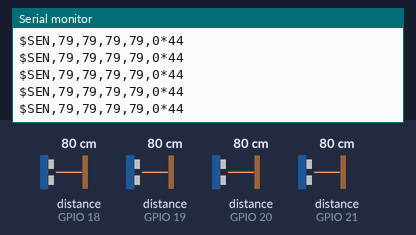
Simulated run of this sketch. Board: ESP32-S2. Shown: the last lines printed to the serial monitor. Wiring (from diagram.json): 4 × ultrasonic range finder: trigger GPIO 1, echo GPIO 19 / trigger GPIO 2, echo GPIO 20 / trigger GPIO 3, echo GPIO 21 / trigger GPIO 0, echo GPIO 18. The inputs (shaded band) are chosen by the test bench; at power-on: distance to the obstacle (sensors on GPIO 18, GPIO 19, GPIO 20, GPIO 21) 80 cm. The echo pulse lasts 58.3 µs per cm.

Above: at 1.2 s.
1.3 s: distance to the obstacle (sensor on GPIO 18) set to 2 cm
At 2.2 s:
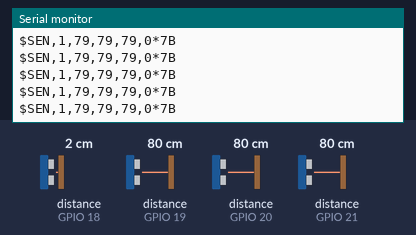
3.2 s: distance to the obstacle (sensor on GPIO 19) set to 9 cm
At 3.8 s:
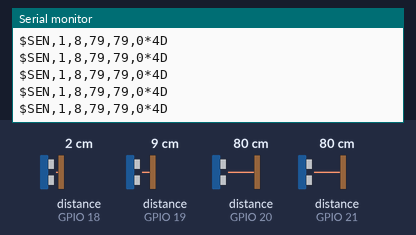
5.1 s: distance to the obstacle (sensor on GPIO 20) set to 60 cm
At 5.8 s:
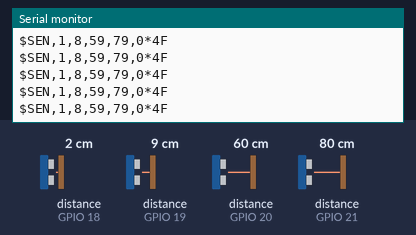
7.0 s: distance to the obstacle (sensor on GPIO 21) set to 299 cm
At 8.0 s:
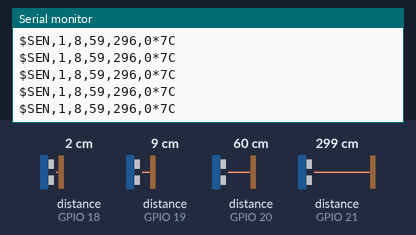
8.5 s: distance to the obstacle (sensor on GPIO 18) set to 4 cm
At 9.1 s:
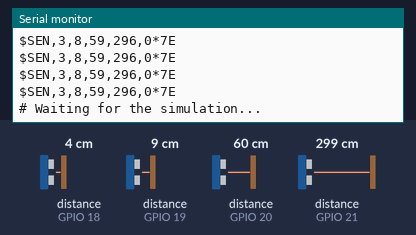
10.4 s: distance to the obstacle (sensor on GPIO 19) set to 60 cm
At 10.9 s:
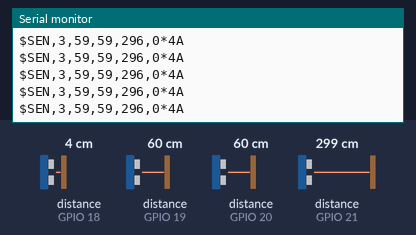

Measured:
- after the input at 1.3 s, the serial monitor: prints a new line at once (image 1)
- after the input at 3.2 s, the serial monitor: prints a new line at once (image 2)
- after the input at 5.1 s, the serial monitor: prints a new line at once (image 3)
- after the input at 7.0 s, the serial monitor: prints a new line at once (image 4)
- after the input at 8.5 s, the serial monitor: prints a new line at once (image 5)
- after the input at 10.4 s, the serial monitor: prints a new line after 0.05 s (image 6)

The sketch:

firmware.ino
```cpp
// ESP32-S2 firmware for the SelfDrive demo. Uses the wiring from the Wokwi circuit in diagram.json.
//
// Sends the four ultrasonic distances to the simulation and receives its commands. The circuit has
// no outputs, so the board reports what it would do through the serial monitor (lines starting #).

const int sensorHR1T = 0;  // Front (ultrasonic4)
const int sensorHR2T = 1;  // Rear (ultrasonic1)
const int sensorHR3T = 2;  // Left (ultrasonic2)
const int sensorHR4T = 3;  // Right (ultrasonic3)

const int sensorHR1E = 18;
const int sensorHR2E = 19;
const int sensorHR3E = 20;
const int sensorHR4E = 21;

const unsigned long ECHO_TIMEOUT_US = 25000;
const int NO_ECHO_CM = 400;
const unsigned long WATCHDOG_MS = 500;
const unsigned long NOTE_PERIOD_MS = 1000;

const char* const STATE_NAMES[] = {"CRUISE", "SLOW", "STOP", "ESTOP", "FAILSAFE"};
const char* const MANEUVER_NAMES[] = {"LANE KEEP", "LANE CHANGE", "OVERTAKE", "GO AROUND", "SWERVE",
                                      "TURN", "U-TURN", "REVERSE", "PULL OVER"};
const char* const CLASS_NAMES[] = {"person", "animal", "vehicle", "traffic_control", "tree", "building", "obstruction"};

int distances[4] = {NO_ECHO_CM, NO_ECHO_CM, NO_ECHO_CM, NO_ECHO_CM};
char line[80];
size_t lineLength = 0;

unsigned long lastCommandMs = 0;
unsigned long lastNoteMs = 0;
bool everCommanded = false;
bool watchdogTripped = false;

int steerDegrees = 0, throttlePct = 0, brakePct = 0, driveState = 0, maneuver = 0;
unsigned long classMask = 0;
int nearestClass = -1, nearestDm = 0;

byte checksumOf(const char* text, size_t length) {
  byte sum = 0;
  for (size_t i = 0; i < length; i++) sum ^= (byte)text[i];
  return sum;
}

void sendFramed(const char* body) {
  char tail[6];
  snprintf(tail, sizeof(tail), "*%02X", checksumOf(body, strlen(body)));
  Serial.print('$');
  Serial.print(body);
  Serial.println(tail);
}

// One sensor at a time, because firing all four together lets them hear each other's echoes.
int readDistance(int trigger, int echo) {
  digitalWrite(trigger, LOW);
  delayMicroseconds(2);
  digitalWrite(trigger, HIGH);
  delayMicroseconds(10);
  digitalWrite(trigger, LOW);
  const long totaltime = pulseIn(echo, HIGH, ECHO_TIMEOUT_US);
  if (totaltime == 0) return NO_ECHO_CM;
  return (int)(totaltime * 0.034 / 2);
}

void handleBody(char* body) {
  if (strncmp(body, "CMD,", 4) == 0) {
    unsigned long seq = 0;
    if (sscanf(body + 4, "%lu,%d,%d,%d,%d,%d", &seq, &steerDegrees, &throttlePct, &brakePct, &driveState, &maneuver) != 6) return;
    lastCommandMs = millis();
    everCommanded = true;
    if (watchdogTripped) {
      watchdogTripped = false;
      Serial.println(F("# Link back: commands resumed"));
    }
    char ack[20];
    snprintf(ack, sizeof(ack), "ACK,%lu", seq);
    sendFramed(ack);
  } else if (strncmp(body, "DET,", 4) == 0) {
    unsigned long seq = 0;
    sscanf(body + 4, "%lu,%lu,%d,%d", &seq, &classMask, &nearestClass, &nearestDm);
  }
}

void handleLine() {
  line[lineLength] = '\0';
  const char* star = strrchr(line, '*');
  if (line[0] != '$' || star == nullptr) return;
  const size_t bodyLength = star - line - 1;
  if (strtol(star + 1, nullptr, 16) != checksumOf(line + 1, bodyLength)) {
    Serial.println(F("# Dropped a damaged line"));
    return;
  }
  line[bodyLength + 1] = '\0';
  handleBody(line + 1);
}

void readSerial() {
  while (Serial.available()) {
    const char c = Serial.read();
    if (c == '\n') {
      handleLine();
      lineLength = 0;
    } else if (c != '\r' && lineLength < sizeof(line) - 1) {
      line[lineLength++] = c;
    }
  }
}

void printNote() {
  if (!everCommanded) {
    Serial.println(F("# Waiting for the simulation..."));
    return;
  }
  char note[110];
  const bool validState = driveState >= 0 && driveState < 5;
  const bool validManeuver = maneuver >= 0 && maneuver < 9;
  snprintf(note, sizeof(note), "# %s | %s | steer %+d deg | throttle %d%% | brake %d%%",
           validState ? STATE_NAMES[driveState] : "?", validManeuver ? MANEUVER_NAMES[maneuver] : "?",
           steerDegrees, throttlePct, brakePct);
  Serial.println(note);
  if (nearestClass >= 0 && nearestClass < 7) {
    snprintf(note, sizeof(note), "#   nearest: %s at %d.%d m", CLASS_NAMES[nearestClass], nearestDm / 10, nearestDm % 10);
    Serial.println(note);
  }
  snprintf(note, sizeof(note), "#   sensors cm: front %d, rear %d, left %d, right %d", distances[0], distances[1], distances[2], distances[3]);
  Serial.println(note);
}

void setup() {
  Serial.begin(115200);

  pinMode(sensorHR1T, OUTPUT);
  pinMode(sensorHR2T, OUTPUT);
  pinMode(sensorHR3T, OUTPUT);
  pinMode(sensorHR4T, OUTPUT);
  pinMode(sensorHR1E, INPUT);
  pinMode(sensorHR2E, INPUT);
  pinMode(sensorHR3E, INPUT);
  pinMode(sensorHR4E, INPUT);

  Serial.println(F("# SelfDrive board ready"));
}

void loop() {
  distances[0] = readDistance(sensorHR1T, sensorHR1E);
  readSerial();
  distances[1] = readDistance(sensorHR2T, sensorHR2E);
  readSerial();
  distances[2] = readDistance(sensorHR3T, sensorHR3E);
  readSerial();
  distances[3] = readDistance(sensorHR4T, sensorHR4E);
  readSerial();

  // With no commands, the board treats the link as lost and reports that it's braking.
  if (everCommanded && !watchdogTripped && millis() - lastCommandMs > WATCHDOG_MS) {
    watchdogTripped = true;
    throttlePct = 0;
    brakePct = 100;
    Serial.println(F("# WATCHDOG: no commands for 500 ms, braking"));
  }

  char sensors[48];
  snprintf(sensors, sizeof(sensors), "SEN,%d,%d,%d,%d,%d", distances[0], distances[1], distances[2], distances[3], watchdogTripped ? 1 : 0);
  sendFramed(sensors);

  if (millis() - lastNoteMs >= NOTE_PERIOD_MS) {
    lastNoteMs = millis();
    printNote();
  }
}
```
